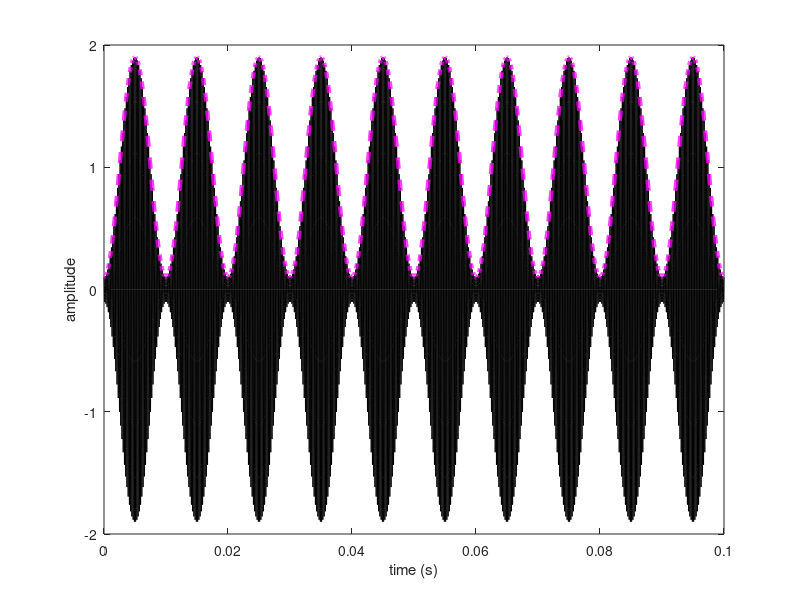

This chart was generated by the following MATLAB code: (Note: this script raises an error after producing the figure.)
function [hax] = plot_AMtone(hax,fm,fc,Mu,Ac)
%UNTITLED Summary of this function goes here
%   Detailed explanation goes here

if nargin < 1 || isempty(hax), hax = gca; end
if nargin < 2, fm = 100; end   % message signal frequency
if nargin < 3, fc = 5000; end  % carrier frequency
if nargin < 4, Mu = 0.9; end   % modulation index (modulation depth / 100)
if nargin < 5, Ac = 1; end     % carrier Amplitude

%fs = 100*fm; % sampling frequency with oversampling factor 100
fs = 20*fc;

t = 0:1/fs:.1;

% compute the AM signal
x_am = Ac*(1+Mu*cos(2*pi*fm*t-pi)).*cos(2*pi*fc*t); % Am equation

% compute envelope
x_env = abs(Ac*(1+Mu*cos(2*pi*fm*t-pi))); % equation of envelope

% plot
plot(hax,t,x_am,'k')
hold on;
plot(hax,t,x_env,'m--','LineWidth',3);
%plot(hax,t,-x_env,'m--','LineWidth',3);
%grid on;
xlabel('time (s)');
ylabel('amplitude')
makeFig4Screen;

end
